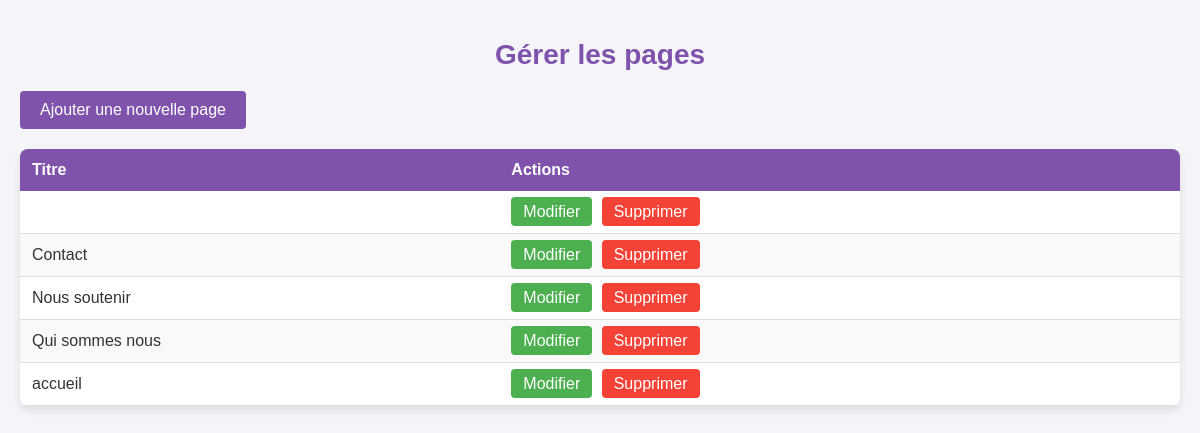
Page /admin/manage_pages.php (signed in) on the committed database.
### tables this page shows
CREATE TABLE IF NOT EXISTS `pages` (
  `id` int NOT NULL AUTO_INCREMENT,
  `title` varchar(255) NOT NULL,
  `slug` varchar(255) NOT NULL,
  `content` text NOT NULL,
  `admin_id` int DEFAULT NULL,
  PRIMARY KEY (`id`),
  KEY `fk_admin_id` (`admin_id`)
);

### admin/manage_pages.php (the view, shortened to what this page needs)
<?php
include '../includes/db.php';
$result = $link->query("SELECT * FROM pages ORDER BY id DESC");
?>
<!DOCTYPE html>
<html lang="fr">
<head>
    <link rel="stylesheet" href="../css/manage_pages.css">
</head>
<body>
    <h1>Gérer les pages</h1>
    <a href="add_page.php" class="btn-add">Ajouter une nouvelle page</a>
    <table>
        <thead>
            <tr>
                <th>Titre</th>
                <th>Actions</th>
            </tr>
        </thead>
        <tbody>
            <?php while ($page = $result->fetch_assoc()) { ?>
                <tr>
                    <td><?php echo htmlspecialchars($page['title']); ?></td>
                    <td>
                        <a href="edit_page.php?id=<?php echo $page['id']; ?>" class="btn-edit">Modifier</a>
                        <a href="delete_page.php?id=<?php echo $page['id']; ?>" class="btn-delete" onclick="return confirm('Êtes-vous sûr de vouloir supprimer cette page ?');">Supprimer</a>
                    </td>
                </tr>
            <?php } ?>
        </tbody>
    </table>
</body>
</html>

### css/manage_pages.css (style rules this page uses)
body { font-family: Arial, sans-serif; background-color: #f4f4f9; margin: 0; padding: 20px; color: #333; }
h1 { font-size: 28px; color: #7f53ac; text-align: center; margin-bottom: 20px; }
.btn-add { display: inline-block; padding: 10px 20px; background-color: #7f53ac; color: #fff; text-decoration: none; border-radius: 4px; transition: background-color 0.3s; margin-bottom: 20px; }
table { width: 100%; border-collapse: collapse; margin-bottom: 20px; background-color: #ffffff; box-shadow: 0 4px 8px rgba(0, 0, 0, 0.1); border-radius: 8px; overflow: hidden; }
table thead { background-color: #7f53ac; color: #fff; }
table thead th { padding: 12px; text-align: left; font-weight: bold; }
table tbody tr { border-bottom: 1px solid #ddd; }
table tbody tr:nth-child(even) { background-color: #f9f9f9; }
table tbody td { padding: 12px; }
.btn-edit, .btn-delete { text-decoration: none; padding: 6px 12px; border-radius: 4px; margin-right: 5px; }
.btn-edit { background-color: #4caf50; color: #fff; }
.btn-delete { background-color: #f44336; color: #fff; }

### rows in the picture
pages: title "Contact"
pages: title "Nous soutenir"
pages: title "Qui sommes nous"
pages: title "accueil"
